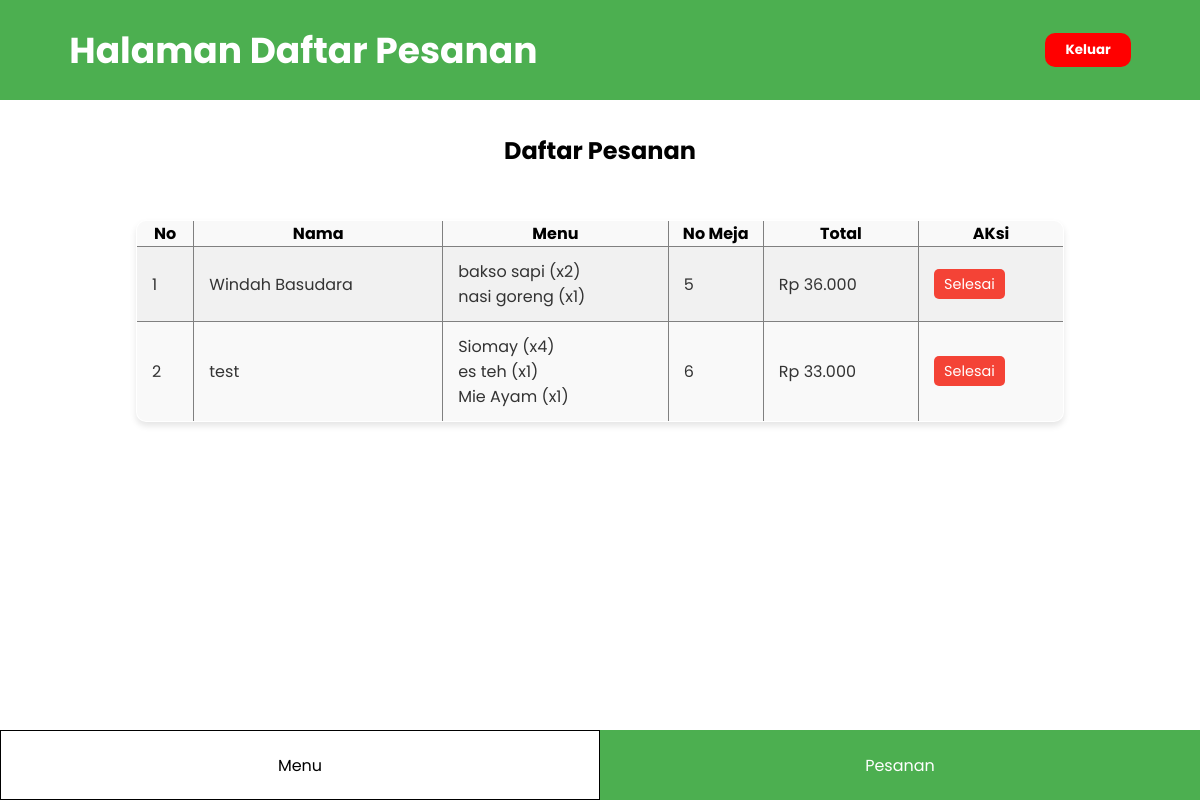
Page /admin_pesanan.php on the earlier database version.
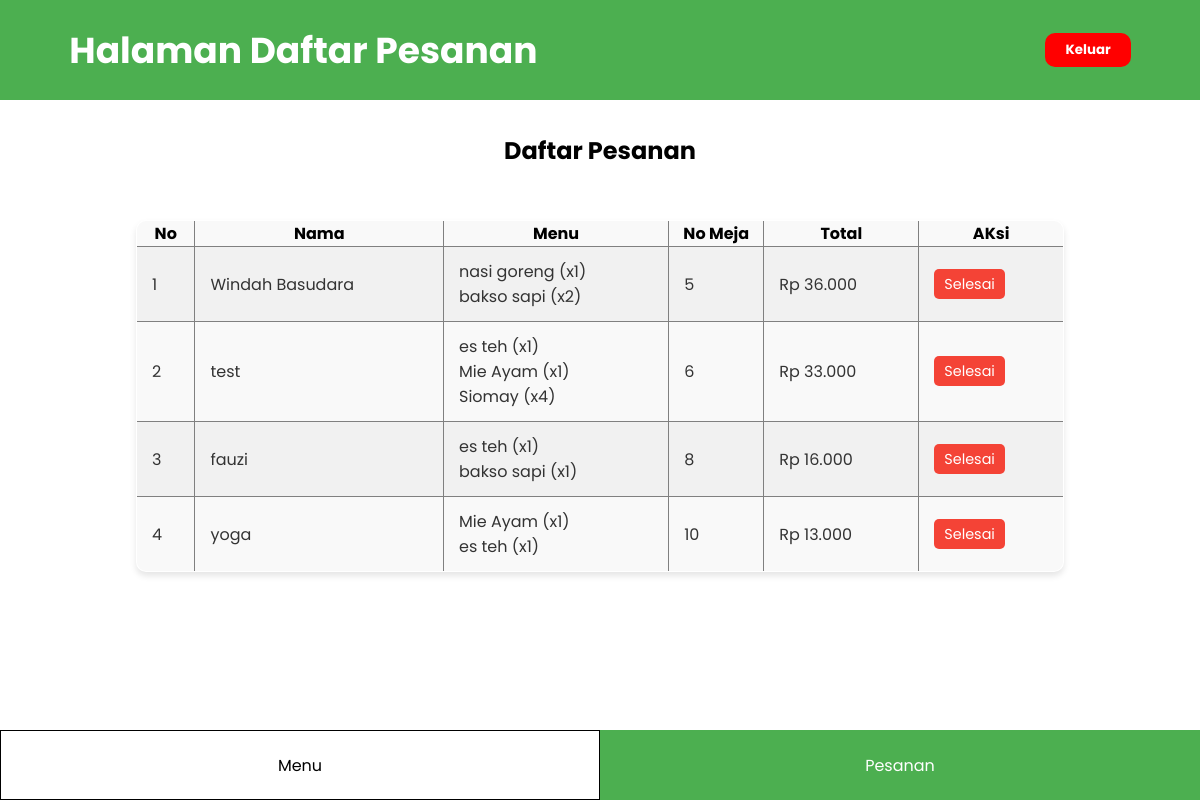
Same page on the later database version.
### tables this page shows
CREATE TABLE `pelanggan` (
  `id_pelanggan` int NOT NULL,
  `nama_pelanggan` varchar(100) DEFAULT NULL,
  `no_meja` int DEFAULT NULL
);

### admin_pesanan.php (the view, shortened to what this page needs)
<?php
    include "database.php";
    $sql_select = "SELECT
                  pelanggan.id_pelanggan,
                  pelanggan.nama_pelanggan,
                  pelanggan.no_meja,
                  GROUP_CONCAT(CONCAT(menu.nama_makanan, ' (x', pesanan.jumlah, ')') SEPARATOR '\n') AS daftar_menu,
                  SUM(pesanan.jumlah * menu.harga) AS total_harga
               FROM pesanan
               JOIN pelanggan ON pesanan.id_pelanggan = pelanggan.id_pelanggan
               JOIN menu ON pesanan.id_menu = menu.id_menu
               GROUP BY pelanggan.id_pelanggan, pelanggan.nama_pelanggan, pelanggan.no_meja";
    $result = $conn->query($sql_select);
?>
<!DOCTYPE html>
<html lang="en">
<head>
</head>
<body>
    <header>
        <p>Halaman Daftar Pesanan</p>
        <button onclick="window.location.href='masuk.php'">Keluar</button>
    </header>
    <main>
    <h2 class="judul">Daftar Pesanan</h2>
    <section class="data">
        <table border="1" cellspacing="0" cellpadding="5">
            <tr>
                <th>No</th>
                <th>Nama</th>
                <th>Menu</th>
                <th>No Meja</th>
                <th>Total</th>
                <th>AKsi</th>
            </tr>
            <?php
            if ($result->num_rows > 0) {
                $no = 1;
                while ($row = $result->fetch_assoc()) {
                    echo "<tr>";
                    echo "<td>" . $no++ . "</td>";
                    echo "<td>" . $row['nama_pelanggan'] . "</td>";
                    echo "<td>" . nl2br($row['daftar_menu']) . "</td>";
                    echo "<td>" . $row['no_meja'] . "</td>";
                    echo "<td>Rp " . number_format($row['total_harga'], 0, ',', '.') . "</td>";
                    echo "<td>";
                    echo "<a href='admin_pesanan.php?hapus=" . $row['id_pelanggan'] . "' onclick='return confirm(\"Apakah pesanan ini sudah dilayani?\")'>Selesai</a>";
                    echo "</td>";
                    echo "</tr>";
                }
            } else {
                echo "<tr><td colspan='6'>Tidak ada data</td></tr>";
            }
            ?>
        </table>
    </section>
    </main>
    <footer>
            <a class="menu1" href="admin_menu.php">Menu</a>
            <a class="menu2" href="admin_pesanan.php">Pesanan</a>
    </footer>
</body>
</html>

### admin_pesanan.php (style rules this page uses)
* { margin: 0; padding: 0; box-sizing: border-box; font-family: "Poppins", serif; }
header { width: 100%; height: 100px; background-color: #4CAF50; display: flex; justify-content: space-between;; align-items: center; padding: 0 5.78vw; }
header p { font-size: 2.25rem; color: white; font-weight: bold; }
header button { padding: 7px 20px; background-color: red; border: none; color: white; font-weight: bold; border-radius: 10px; cursor: pointer; }
.judul { width: 100%; height: 100px; color: black; display: flex; justify-content: center; align-items: center; }
.data { display: flex; justify-content: center; align-items: center; flex-direction: column; min-height: 200px; padding: 20px; }
.data table { width: 80%; border-collapse: collapse; margin-bottom: 20px; box-shadow: 0px 4px 6px rgba(0, 0, 0, 0.1); border-radius: 10px; overflow: hidden; }
.data table tbody tr { background-color: #f9f9f9; }
.data table tbody tr:nth-child(even) { background-color: #f1f1f1; }
.data table tbody td { padding: 12px 15px; text-align: left; font-size: 1rem; color: #333; }
.data table tbody td a { text-decoration: none; color: white; background-color: #f44336; padding: 5px 10px; border-radius: 5px; font-size: 0.9rem; transition: background-color 0.3s ease; }
footer { width: 100%; display: flex; height: 70px; position: fixed; bottom: 0; }
footer a { width: 50%; display: flex; justify-content: center; align-items: center; }
footer .menu1 { text-decoration: none; background-color: white; border: 1px solid black; color: black; }
footer .menu2 { background-color: #4CAF50; color: white; text-decoration: none; }

Differences in the rows shown:
computed for pelanggan "Windah Basudara": daftar_menu "bakso sapi (x2) nasi goreng (x1)" → "nasi goreng (x1) bakso sapi (x2)"
computed for pelanggan "test": daftar_menu "Siomay (x4) es teh (x1) Mie Ayam (x1)" → "es teh (x1) Mie Ayam (x1) Siomay (x4)"
added pelanggan: nama_pelanggan "fauzi", daftar_menu "es teh (x1) bakso sapi (x1)", no_meja "8", total_harga "16.000"
added pelanggan: nama_pelanggan "yoga", daftar_menu "Mie Ayam (x1) es teh (x1)", no_meja "10", total_harga "13.000"
